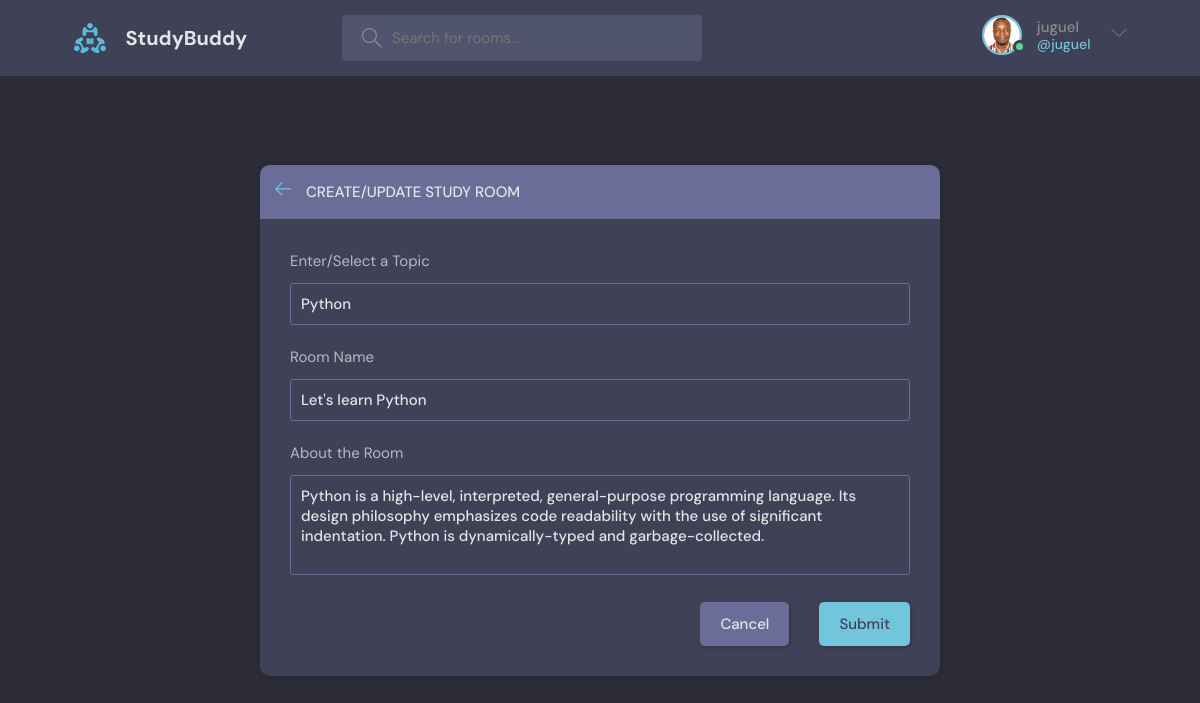
Screenshot of /update-room/1/ (signed in) with the database file from the repository.
### base_app/models.py (models this page shows, shortened)
class User(AbstractUser):
    name = models.CharField(max_length=200, null=True)
    email = models.EmailField(unique=True, null=True)
    bio = models.TextField(null=True)
    avatar = models.ImageField(null=True, default="avatar.svg")
    USERNAME_FIELD = 'email' # shift the username to email
    REQUIRED_FIELDS = []

class Room(models.Model):
    host = models.ForeignKey(User, on_delete=models.SET_NULL, null= True)
    topic = models.ForeignKey(Topic, on_delete=models.SET_NULL, null= True)
    name = models.CharField(max_length=200)
    description = models.TextField(null=True, blank=True)
    participants = models.ManyToManyField(User, related_name='participants', blank=True )
    updated_date = models.DateTimeField(auto_now=True)
    created_date = models.DateTimeField(auto_now_add=True)
    class Meta:
        ordering = ['-updated_date', '-created_date']

class Topic(models.Model):
    name = models.CharField(max_length=200)

### base_app/views.py (the view, shortened to what this page needs)
# urls.py: path('update-room/<str:pk>/', views.updateRoom, name="update-room"),
@login_required(login_url='login')
def updateRoom(request, pk):
    room = Room.objects.get(id=pk)
    form = RoomForm(instance=room)
    topics = Topic.objects.all()
    if request.user != room.host :
        return HttpResponse('Your are not allowed here!!')
    context = {'form' : form, 'topics': topics, 'room': room}
    return render(request, 'base_app/create-update-room.html', context)

### base_app/forms.py
class RoomForm(ModelForm):
    class Meta():
        model = Room
        fields = '__all__'
        exclude = ['host', 'participants'] #these will be automatically added based on the authenticated user

### base_app/templates/base_app/create-update-room.html (shortened to what this page needs)
{% extends 'base_app/base.html' %}
{% block content %}
<main class="create-room layout">
  <div class="container">
    <div class="layout__box">
      <div class="layout__boxHeader">
        <div class="layout__boxTitle">
          <a href="{% url 'home' %}">
            <svg version="1.1" xmlns="http://www.w3.org/2000/svg" width="32" height="32" viewBox="0 0 32 32">
              <title>arrow-left</title>
              <path
                d="M13.723 2.286l-13.723 13.714 13.719 13.714 1.616-1.611-10.96-10.96h27.625v-2.286h-27.625l10.965-10.965-1.616-1.607z">
              </path>
            </svg>
          </a>
          <h3>Create/Update Study Room</h3>
        </div>
      </div>
      <div class="layout__body">
        <form class="form" action="" method="POST">
          <div class="form__group">
            <label for="room_topic">Enter/Select a Topic</label>
            <input required type="text" value="{{room.topic.name}}" name="topic" list="topic-list" />
          </div>
          <div class="form__group">
            <label for="room_name">Room Name</label>
            {{form.name}}
          </div>
          <div class="form__group">
            <label for="room_description">About the Room</label>
            {{form.description}}
          </div>
          <div class="form__action">
            <a class="btn btn--dark" href="{{request.META.HTTP_REFERER}}">Cancel</a>
            <button class="btn btn--main" type="submit">Submit</button>
          </div>
        </form>
      </div>
    </div>
  </div>
</main>
{% endblock content %}

### base_app/templates/base_app/navbar.html (shortened to what this page needs)
{% load static %}
<header class="header header--loggedIn">
  <div class="container">
    <a href="{% url 'home' %}" class="header__logo">
      <img src="{% static 'media/logo.svg' %}"/>
      <h1>StudyBuddy</h1>
    </a>
    <form class="header__search" method="GET" action="{% url 'home' %}">
      <label>
        <input name="q" placeholder="Search for rooms..." />
      </label>
    </form>
    <nav class="header__menu">
      {% if request.user.is_authenticated %}
      <div class="header__user">
        <a href="{% url 'update-user' %}">
          <div class="avatar avatar--medium active">
            <img src="{{request.user.avatar.url}}" />
          </div>
          <p>{{request.user.username}}<span>@{{request.user.username}}</span></p>
        </a>
        <button class="dropdown-button">
          <svg version="1.1" xmlns="http://www.w3.org/2000/svg" width="32" height="32" viewBox="0 0 32 32">
            <title>chevron-down</title>
            <path d="M16 21l-13-13h-3l16 16 16-16h-3l-13 13z"></path>
          </svg>
        </button>
      </div>
      {% else %}
      <a href="{% url 'login' %}">
        <img src="{% static 'media/avatar.svg' %}"/>
        <p>Login</p>
      </a>
      {% endif %}
    </nav>
  </div>
</header>

### rows the page displays
User: user.avatar (picture), user.username "juguel"
Room: topic "Python", name "Let's learn Python", description "Python is a high-level, interpreted, general-purpose programming language. Its design philosophy emphasizes code readability with the use of significant indentation. Python is dynamically-typed and garbage-collected."
